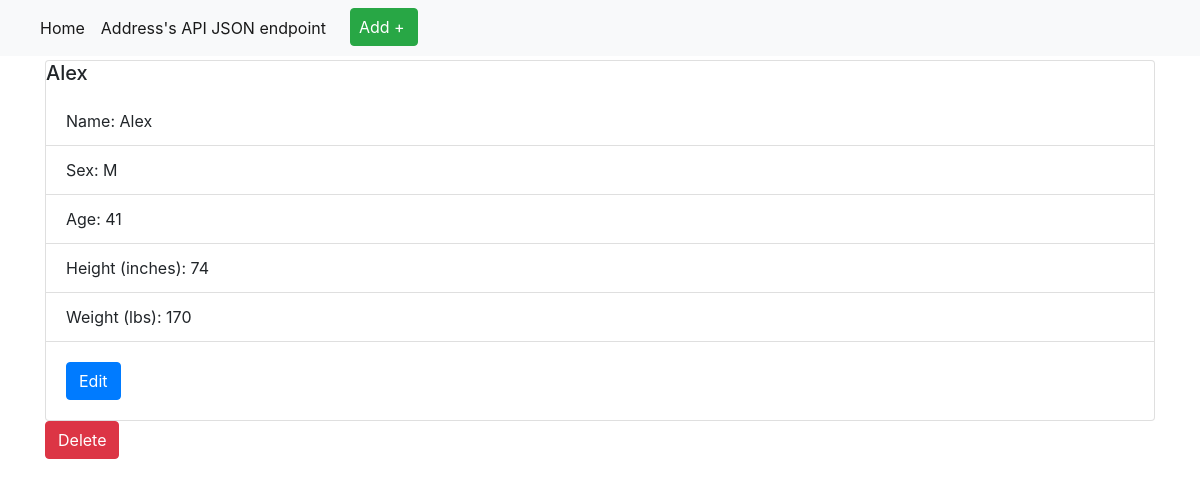
The page /view/1 (signed in) on the database its author committed.
### tables this page shows
CREATE TABLE biostat (
	id INTEGER NOT NULL, 
	names VARCHAR(20) NOT NULL, 
	sex VARCHAR(3) NOT NULL, 
	age INTEGER NOT NULL, 
	height_in INTEGER NOT NULL, 
	weight_lbs INTEGER NOT NULL, 
	PRIMARY KEY (id)
);

### appl/routes.py (the view)
@routes_in_routes.route('/view/<int:biostat_id>', methods=['GET'])
@login_required
def record_view(biostat_id):
    from appl.app import db
    from appl.forms import BiostatForm
    from appl.models import Biostat
    print(Biostat.query.get(biostat_id).names)
    return render_template('view.html', title='View Form', biostat=Biostat.query.get(biostat_id))

### appl/routes.py (called while the page is built)
def login_required(f):
    @wraps(f)
    def decorated_function(*args, **kwargs):
        if session.get('email') is None:
            return redirect(url_for('routes_in_routes.get_email'), code=302)
        return f(*args, **kwargs)
    return decorated_function

### templates/view.html
{% extends "layout.html" %}
{% block content %}
<div class="card" class="m-5 p-2">
    <h5 class="card-title">{{ biostat.names }}</h5>
    <ul class="list-group list-group-flush">
        <li class="list-group-item">Name: {{ biostat.names }}</li>
        <li class="list-group-item">Sex: {{ biostat.sex }}</li>
        <li class="list-group-item">Age: {{ biostat.age }}</li>
        <li class="list-group-item">Height (inches): {{ biostat.height_in }}</li>
        <li class="list-group-item">Weight (lbs): {{ biostat.weight_lbs }}</li>
    </ul>
    <div class="card-body">
        <a href="/edit/{{biostat.id}}" class="card-link btn btn-primary">Edit</a>
    </div>
</div>
<form action="/delete/{{biostat.id}}" method="post"><button type="submit" class="btn btn-danger">Delete</button></form>
{% endblock %}

### rows shown on the page
biostat: names "Alex", sex "M", age "41", height_in "74", weight_lbs "170"
